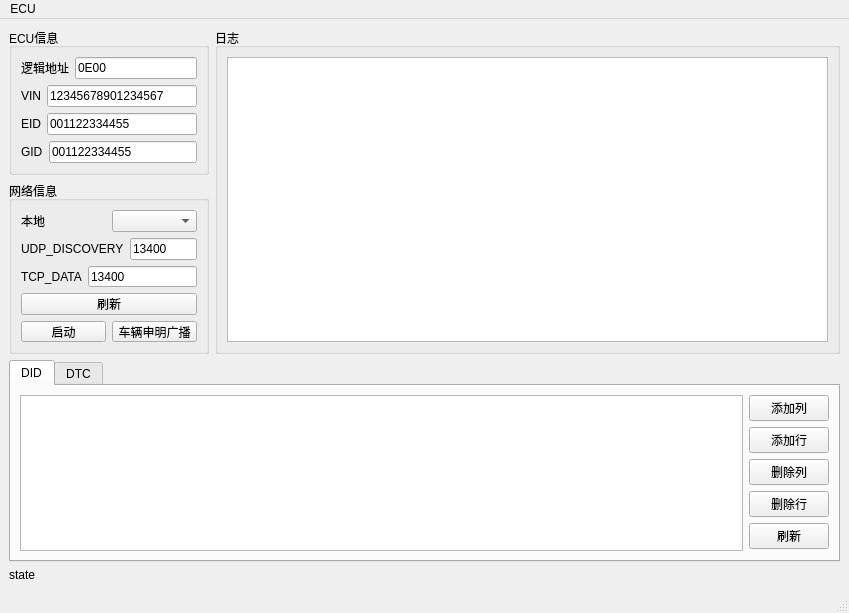
<?xml version="1.0" encoding="UTF-8"?>
<ui version="4.0">
 <class>MainWindow</class>
 <widget class="QMainWindow" name="MainWindow">
  <property name="geometry">
   <rect>
    <x>0</x>
    <y>0</y>
    <width>849</width>
    <height>613</height>
   </rect>
  </property>
  <property name="sizePolicy">
   <sizepolicy hsizetype="Minimum" vsizetype="Minimum">
    <horstretch>0</horstretch>
    <verstretch>0</verstretch>
   </sizepolicy>
  </property>
  <property name="minimumSize">
   <size>
    <width>400</width>
    <height>180</height>
   </size>
  </property>
  <property name="windowTitle">
   <string>MainWindow</string>
  </property>
  <widget class="QWidget" name="centralwidget">
   <layout class="QGridLayout" name="gridLayout_3">
    <item row="0" column="0">
     <layout class="QVBoxLayout" name="verticalLayout_5">
      <item>
       <layout class="QHBoxLayout" name="horizontalLayout_7">
        <item>
         <layout class="QVBoxLayout" name="verticalLayout_4">
          <item>
           <widget class="QGroupBox" name="groupBox">
            <property name="sizePolicy">
             <sizepolicy hsizetype="Maximum" vsizetype="Preferred">
              <horstretch>0</horstretch>
              <verstretch>0</verstretch>
             </sizepolicy>
            </property>
            <property name="minimumSize">
             <size>
              <width>0</width>
              <height>0</height>
             </size>
            </property>
            <property name="maximumSize">
             <size>
              <width>200</width>
              <height>16777215</height>
             </size>
            </property>
            <property name="title">
             <string>ECU信息</string>
            </property>
            <layout class="QGridLayout" name="gridLayout">
             <item row="0" column="0">
              <layout class="QVBoxLayout" name="verticalLayout">
               <item>
                <layout class="QHBoxLayout" name="horizontalLayout">
                 <item>
                  <widget class="QLabel" name="label_2">
                   <property name="text">
                    <string>逻辑地址</string>
                   </property>
                  </widget>
                 </item>
                 <item>
                  <widget class="QLineEdit" name="lineEdit_logicAddr">
                   <property name="text">
                    <string>0E00</string>
                   </property>
                   <property name="maxLength">
                    <number>4</number>
                   </property>
                   <property name="placeholderText">
                    <string>0E80</string>
                   </property>
                  </widget>
                 </item>
                </layout>
               </item>
               <item>
                <layout class="QHBoxLayout" name="horizontalLayout_2">
                 <item>
                  <widget class="QLabel" name="label">
                   <property name="text">
                    <string>VIN</string>
                   </property>
                  </widget>
                 </item>
                 <item>
                  <widget class="QLineEdit" name="lineEdit_VIN">
                   <property name="text">
                    <string>12345678901234567</string>
                   </property>
                   <property name="maxLength">
                    <number>17</number>
                   </property>
                   <property name="placeholderText">
                    <string>12345678901234567</string>
                   </property>
                  </widget>
                 </item>
                </layout>
               </item>
               <item>
                <layout class="QHBoxLayout" name="horizontalLayout_3">
                 <item>
                  <widget class="QLabel" name="label_3">
                   <property name="text">
                    <string>EID</string>
                   </property>
                  </widget>
                 </item>
                 <item>
                  <widget class="QLineEdit" name="lineEdit_EID">
                   <property name="text">
                    <string>001122334455</string>
                   </property>
                   <property name="maxLength">
                    <number>12</number>
                   </property>
                   <property name="placeholderText">
                    <string>001122334455</string>
                   </property>
                  </widget>
                 </item>
                </layout>
               </item>
               <item>
                <layout class="QHBoxLayout" name="horizontalLayout_4">
                 <item>
                  <widget class="QLabel" name="label_4">
                   <property name="text">
                    <string>GID</string>
                   </property>
                  </widget>
                 </item>
                 <item>
                  <widget class="QLineEdit" name="lineEdit_GID">
                   <property name="text">
                    <string>001122334455</string>
                   </property>
                   <property name="maxLength">
                    <number>12</number>
                   </property>
                   <property name="placeholderText">
                    <string>00112233445566</string>
                   </property>
                  </widget>
                 </item>
                </layout>
               </item>
              </layout>
             </item>
            </layout>
           </widget>
          </item>
          <item>
           <widget class="QGroupBox" name="groupBox_3">
            <property name="sizePolicy">
             <sizepolicy hsizetype="Maximum" vsizetype="Preferred">
              <horstretch>0</horstretch>
              <verstretch>0</verstretch>
             </sizepolicy>
            </property>
            <property name="minimumSize">
             <size>
              <width>0</width>
              <height>0</height>
             </size>
            </property>
            <property name="maximumSize">
             <size>
              <width>200</width>
              <height>16777215</height>
             </size>
            </property>
            <property name="title">
             <string>网络信息</string>
            </property>
            <layout class="QGridLayout" name="gridLayout_4">
             <item row="0" column="0">
              <layout class="QVBoxLayout" name="verticalLayout_3">
               <item>
                <layout class="QHBoxLayout" name="horizontalLayout_5">
                 <item>
                  <widget class="QLabel" name="label_5">
                   <property name="text">
                    <string>本地</string>
                   </property>
                  </widget>
                 </item>
                 <item>
                  <widget class="QComboBox" name="comboBox_iface"/>
                 </item>
                </layout>
               </item>
               <item>
                <layout class="QHBoxLayout" name="horizontalLayout_8">
                 <item>
                  <widget class="QLabel" name="label_6">
                   <property name="text">
                    <string>UDP_DISCOVERY</string>
                   </property>
                  </widget>
                 </item>
                 <item>
                  <widget class="QLineEdit" name="lineEdit_UDP_DISCOVER">
                   <property name="text">
                    <string>13400</string>
                   </property>
                  </widget>
                 </item>
                </layout>
               </item>
               <item>
                <layout class="QHBoxLayout" name="horizontalLayout_9">
                 <item>
                  <widget class="QLabel" name="label_7">
                   <property name="text">
                    <string>TCP_DATA</string>
                   </property>
                  </widget>
                 </item>
                 <item>
                  <widget class="QLineEdit" name="lineEdit_TCP_DATA">
                   <property name="text">
                    <string>13400</string>
                   </property>
                  </widget>
                 </item>
                </layout>
               </item>
               <item>
                <widget class="QPushButton" name="pushButton_refresh">
                 <property name="text">
                  <string>刷新</string>
                 </property>
                </widget>
               </item>
               <item>
                <layout class="QHBoxLayout" name="horizontalLayout_6">
                 <item>
                  <widget class="QPushButton" name="pushButton_start">
                   <property name="text">
                    <string>启动</string>
                   </property>
                  </widget>
                 </item>
                 <item>
                  <widget class="QPushButton" name="pushButton">
                   <property name="text">
                    <string>车辆申明广播</string>
                   </property>
                  </widget>
                 </item>
                </layout>
               </item>
              </layout>
             </item>
            </layout>
           </widget>
          </item>
         </layout>
        </item>
        <item>
         <widget class="QGroupBox" name="groupBox_2">
          <property name="title">
           <string>日志</string>
          </property>
          <layout class="QGridLayout" name="gridLayout_2">
           <item row="0" column="0">
            <layout class="QVBoxLayout" name="verticalLayout_2">
             <item>
              <widget class="QTextBrowser" name="textBrowser"/>
             </item>
            </layout>
           </item>
          </layout>
         </widget>
        </item>
       </layout>
      </item>
      <item>
       <widget class="QTabWidget" name="tabWidget">
        <property name="currentIndex">
         <number>0</number>
        </property>
        <widget class="QWidget" name="tab">
         <attribute name="title">
          <string>DID</string>
         </attribute>
         <layout class="QGridLayout" name="gridLayout_5">
          <item row="0" column="0">
           <layout class="QHBoxLayout" name="horizontalLayout_10">
            <item>
             <widget class="QTableView" name="tableView_ECU_DID"/>
            </item>
            <item>
             <layout class="QVBoxLayout" name="verticalLayout_6">
              <item>
               <widget class="QPushButton" name="pushButton_add_col">
                <property name="text">
                 <string>添加列</string>
                </property>
               </widget>
              </item>
              <item>
               <widget class="QPushButton" name="pushButton_add_row">
                <property name="text">
                 <string>添加行</string>
                </property>
               </widget>
              </item>
              <item>
               <widget class="QPushButton" name="pushButton_del_col">
                <property name="text">
                 <string>删除列</string>
                </property>
               </widget>
              </item>
              <item>
               <widget class="QPushButton" name="pushButton_del_row">
                <property name="text">
                 <string>删除行</string>
                </property>
               </widget>
              </item>
              <item>
               <widget class="QPushButton" name="pushButton_ECU_DID_Refresh">
                <property name="text">
                 <string>刷新</string>
                </property>
               </widget>
              </item>
             </layout>
            </item>
           </layout>
          </item>
         </layout>
        </widget>
        <widget class="QWidget" name="tab_2">
         <attribute name="title">
          <string>DTC</string>
         </attribute>
         <layout class="QGridLayout" name="gridLayout_6">
          <item row="0" column="0">
           <layout class="QHBoxLayout" name="horizontalLayout_11">
            <item>
             <widget class="QTableView" name="tableView_ECU_DTC"/>
            </item>
            <item>
             <layout class="QVBoxLayout" name="verticalLayout_7">
              <item>
               <widget class="QPushButton" name="pushButton_DTC_add_row">
                <property name="text">
                 <string>添加行</string>
                </property>
               </widget>
              </item>
              <item>
               <widget class="QPushButton" name="pushButton_DTC_del_row">
                <property name="text">
                 <string>删除行</string>
                </property>
               </widget>
              </item>
              <item>
               <widget class="QPushButton" name="pushButton_ECU_DTC_Refresh">
                <property name="text">
                 <string>刷新</string>
                </property>
               </widget>
              </item>
             </layout>
            </item>
           </layout>
          </item>
         </layout>
        </widget>
       </widget>
      </item>
      <item>
       <widget class="QLabel" name="label_state">
        <property name="text">
         <string>state</string>
        </property>
       </widget>
      </item>
     </layout>
    </item>
   </layout>
  </widget>
  <widget class="QStatusBar" name="statusbar"/>
  <widget class="QMenuBar" name="menubar">
   <property name="geometry">
    <rect>
     <x>0</x>
     <y>0</y>
     <width>849</width>
     <height>21</height>
    </rect>
   </property>
   <widget class="QMenu" name="menuTester">
    <property name="title">
     <string>ECU</string>
    </property>
   </widget>
   <addaction name="menuTester"/>
  </widget>
 </widget>
 <resources/>
 <connections/>
</ui>
